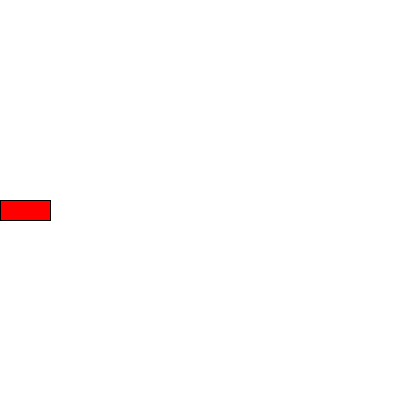
Frame 1 (no input)
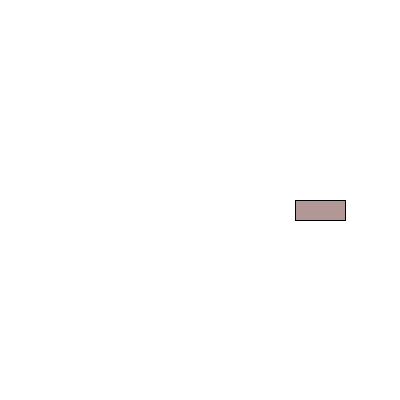
Frame 60 (the mouse pressed at the canvas centre just before this capture)
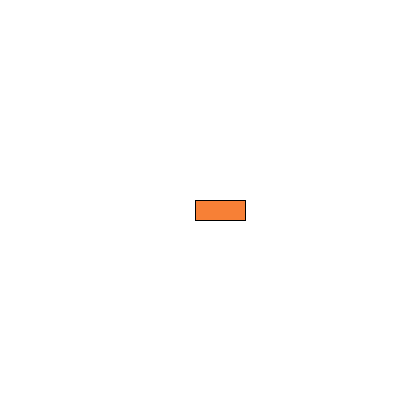
Frame 120 (the mouse held since frame 60 and released just before this capture)

The Processing sketch that drew these frames (run headless with seeded random() and noise(); from frame 60 on, the mouse is pressed at the canvas centre):

// Processing sketch: processing_89987
// ── processing_89987.pde

Auto monAuto;
float timeStamp;

void setup() {
  size(400, 400);
  smooth();
  frameRate(30);

  monAuto = new Auto(color(255,0,0), 0, height/2, 5);
  timeStamp = millis();
}

void draw() {
  background(255);
  monAuto.afficher();
  monAuto.rouler();
  
  float tempsEcoule = millis() - timeStamp;
  
  if(tempsEcoule >= 100){
    monAuto.changerCouleur();
    timeStamp = millis();
  }
}

class Auto {
  // data/proprietes
  color c; // couleur
  float x; // pos X
  float y; // pos Y
  float v; // vitesse

  // constructeur
  Auto(color couleur, float posX, float posY, float vitesse) {
    c = couleur;
    x = posX;
    y = posY;
    v = vitesse;
  }

  // methodes/fonctionalite
  void afficher() {
    fill(c);
    rect(x, y, 50, 20);
  }

  void rouler() {
    x = x + v;
    if(x >= width){
      x = 0;
    }
  }
  
  void changerCouleur(){
    c = color(random(0,255),random(0,255),random(0,255));
  }
}
